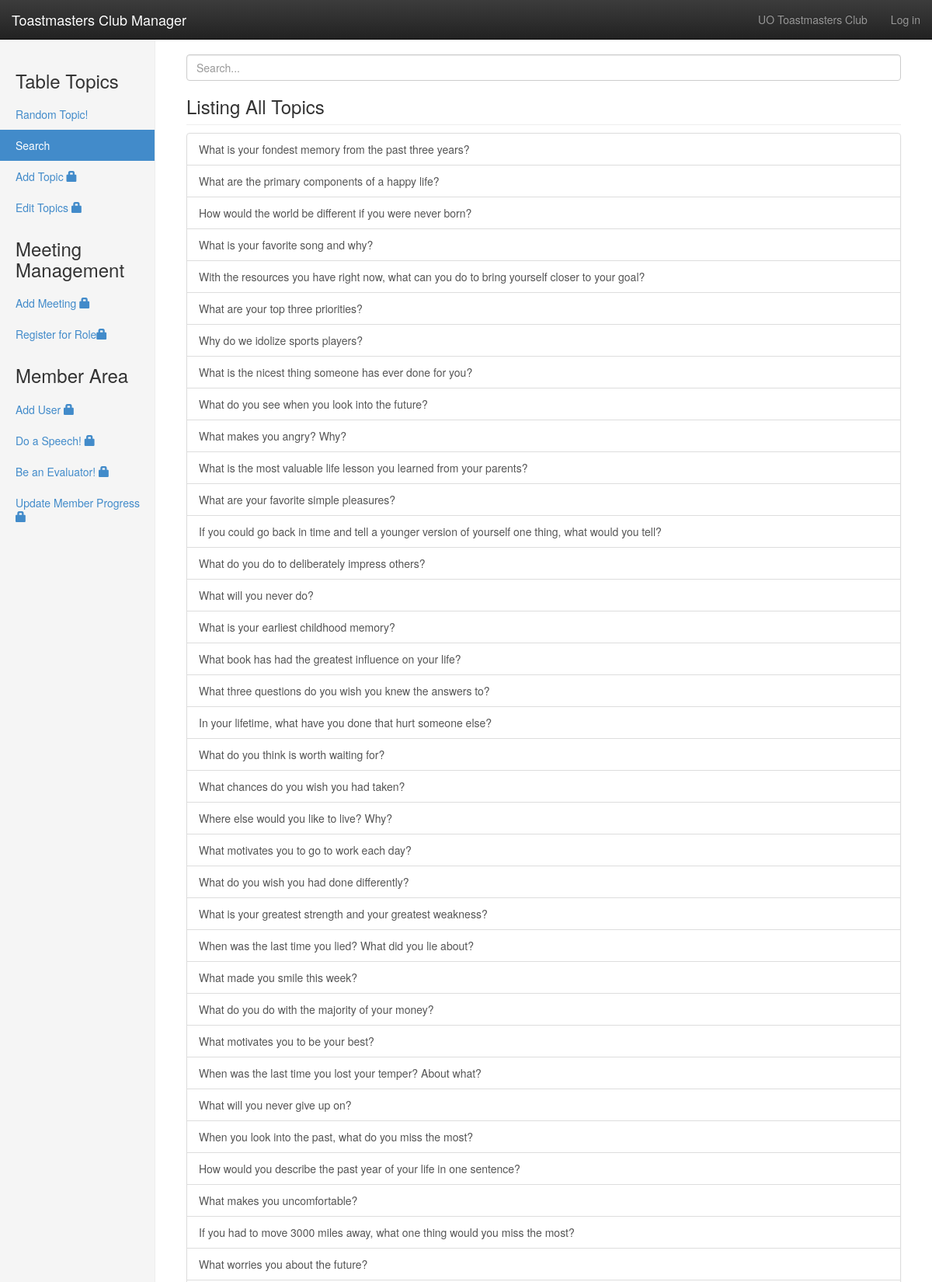
Screenshot of /?page=Search (upper part) with the database file from the repository.
### tables this page shows
CREATE TABLE `tt_title` (
  `Index` int(11) NOT NULL AUTO_INCREMENT,
  `Topic` text NOT NULL,
  `Added by` int(11) NOT NULL,
  PRIMARY KEY (`Index`),
  CONSTRAINT `ttmm` FOREIGN KEY (`Index`) REFERENCES `tt_members` (`Index`) ON DELETE NO ACTION ON UPDATE NO ACTION
);

### index.php (the view, shortened to what this page needs)
<head>
    <link href="./bootstrap-3.1.1-dist/css/bootstrap.css" rel="stylesheet">
    <link href="./bootstrap-3.1.1-dist/css/dashboard.css" rel="stylesheet">
    <link href="./bootstrap-3.1.1-dist/css/bootstrap-theme.css" rel="stylesheet">
</head>
<body>
<div class="navbar navbar-inverse navbar-fixed-top" role="navigation">
      <div class="container-fluid">
        <div class="navbar-header">
          <a class="navbar-brand" href="#">Toastmasters Club Manager</a>
        </div>
        <div class="navbar-collapse collapse">
          <ul class="nav navbar-nav navbar-right">
            <li><a href="#">UO Toastmasters Club</a></li>
            <li>
			<?php
				if(isset($_SESSION['Name'])){
					echo '<a href=".?page=LogOut">'.$_SESSION['Name'].' (Log out)</a>';
				}
				else{
					echo '<a href=".?page=Login&Next=Random">Log in</a>';
				}
			?>
			</li>
          </ul>
        </div>
      </div>
    </div>
	<?php
			if (isset($_GET["page"]))
			{
				$page=$_GET["page"];
			}
	?>
	<div class="container-fluid">
      <div class="row">
        <div class="col-sm-3 col-md-2 sidebar">
		  <div id="TMM">
		  <h3 id="tt">Table Topics</h3>
		  <div>
		  <ul class="nav nav-sidebar">
		    <?php
				if($page=='Random'){
					echo "<li class='active'>";
				}
				else{
					echo "<li>";
				}
			?>
            <a href="?page=Random">Random Topic!</a></li>
			<?php
				if($page=='Search'){
					echo "<li class='active'>";
				}
				else{
					echo "<li>";
				}
			?>
			<a href="?page=Search">Search</a></li>
            <?php
				if($page=='Add'){
					echo "<li class='active'>";
				}
				else{
					echo "<li>";
				}
			?>
			<a href="?page=Add">Add Topic
			<?php
				if(!isset($_SESSION['Name'])){
					echo '<span class="glyphicon glyphicon-lock"></span>';
				}
			?>
			</a></li>
            <?php
				if($page=='Edit'){
					echo "<li class='active'>";
				}
				else{
					echo "<li>";
				}
			?>
			<a href="?page=Edit&id=1">Edit Topics
			<?php
				if(!isset($_SESSION['Name'])){
					echo '<span class="glyphicon glyphicon-lock"></span>';
				}
			?>
			</a></li>
          </ul>
		  </div>
		  <h3 id="meeting">Meeting Management</h3>
		  <div>
			<ul class="nav nav-sidebar">
			<?php
				if($page=='AddMeeting'){
					echo "<li class='active'>";
				}
				else{
					echo "<li>";
				}
			?>
			<a href="?page=AddMeeting">Add Meeting
			<?php
				if(!isset($_SESSION['Name'])){
					echo '<span class="glyphicon glyphicon-lock"></span>';
				}
				else if(isset($_SESSION['Level'])){
					if($_SESSION['Level']<1){
						echo '<span class="glyphicon glyphicon-lock"></span>';
					}
				}
			?>
			</a></li>
			<?php
				if($page=='EditMeeting'){
					echo "<li class='active'>";
				}
				else{
					echo "<li>";
				}
			?>
			<a href="?page=EditMeeting">
			<?php
					echo 'Register for Role';
				if(!isset($_SESSION['Name'])){
					echo '<span class="glyphicon glyphicon-lock"></span>';
				}
			?>
			</a></li>
		  </ul>
		  </div>
		  <h3 id="meeting">Member Area</h3>
		  <div>
		  <ul class="nav nav-sidebar">
			<?php
				if($page=='AddUser'){
					echo "<li class='active'>";
				}
				else{
					echo "<li>";
				}
			?>
			<a href="?page=AddUser">Add User
			<?php
				if(!isset($_SESSION['Name'])){
					echo '<span class="glyphicon glyphicon-lock"></span>';
				}
				else if(isset($_SESSION['Level'])){
					if($_SESSION['Level']<1){
						echo '<span class="glyphicon glyphicon-lock"></span>';
					}
				}
			?>
			</a></li>
			<?php
				if($page=='Speech'){
					echo "<li class='active'>";
				}
				else{
					echo "<li>";
				}
			?>
			<a href="?page=Speech">Do a Speech!
			<?php
				if(!isset($_SESSION['Name'])){
					echo '<span class="glyphicon glyphicon-lock"></span>';
				}
			?>
			</a></li>
			<?php
				if($page=='Evaluator'){
					echo "<li class='active'>";
				}
				else{
					echo "<li>";
				}
			?>
			<a href="?page=Evaluator">Be an Evaluator!
			<?php
				if(!isset($_SESSION['Name'])){
					echo '<span class="glyphicon glyphicon-lock"></span>';
				}
			?>
			</a></li>
			<?php
				if(($page=='Progress')||($page=='ProgressLoaded')){
					echo "<li class='active'>";
				}
				else{
					echo "<li>";
				}
			?>
			<a href="?page=Progress">Update Member Progress
			<?php
				if(!isset($_SESSION['Name'])){
					echo '<span class="glyphicon glyphicon-lock"></span>';
				}
				else if(isset($_SESSION['Level'])){
					if($_SESSION['Level']<1){
						echo '<span class="glyphicon glyphicon-lock"></span>';
					}
				}
			?>
			</a></li>
		  </ul>
		  </div>
		  </div>
        </div>
        <div class="col-sm-9 col-sm-offset-3 col-md-10 col-md-offset-2 main">
        <?php
			include('connectionData.php');
			$con=mysqli_connect($server, $user, $pass, $dbname, $port);
			if($page=='Login'){
				if(isset($_GET["Wrong"])){
					echo '<div class="alert alert-danger alert-dismissable">';
					echo '<button type="button" class="close" data-dismiss="alert" aria-hidden="true">&times;</button>';
					echo '<strong>Warning!</strong> Wrong email address or password!';
					echo '</div>';
				}
				echo '<div class="container"><form class="form-signin" role="form" action="." method="post">';
				echo '<h2 class="form-signin-heading">Please sign in</h2>';
				echo '<input type="hidden" class="form-control" value="CheckLogin" name="page">';
				if(!isset($_GET["Wrong"])){
					echo '<input type="hidden" class="form-control" value="'.$_SERVER['QUERY_STRING'].'" name="Redirect">';
				}
				echo '<input type="email" class="form-control" placeholder="Email address" name="email" ';
				if(isset($_GET["Wrong"])){
					echo 'value='.$_GET["email"];
				}
				else{
					echo 'value="cwilson@cs.uoregon.edu" ';
				}
				echo 'required autofocus>';
				echo '<input type="password" class="form-control" placeholder="Password" name="password" ';
				echo ' value="Chirs" ';
				echo ' required>';
				echo '<label class="checkbox">';
				echo '<input type="checkbox" value="remember-me"> Remember me';
				echo '</label>';
				echo '<button class="btn btn-lg btn-primary btn-block" type="submit">Sign in</button>';
				echo '</form></div>';
			}
			else if($page=='Search'){
				$sql="SELECT DISTINCT`tt_title`.`Topic`,`tt_title`.`Index` FROM tt_title JOIN(SELECT `tt_title_to_key`.`Title` FROM tt_title_to_key,tt_key WHERE `tt_title_to_key`.`Key` =`tt_key`.`Index`";
				echo '<form  action="." method="get">';
				echo '<input id="searchBox" type="text" class="form-control" placeholder="Search..." name="q" >';
				echo '</form>';
				if (isset($_GET["q"]))
				{
					$q=$_GET["q"];
					echo '<h3 class="sub-header">Search Results for "'.$q.'"</h3>';
					$sql=$sql."AND `tt_key`.`Key` = '".$q."'";
				}
				else{
					echo '<h3 class="sub-header">Listing All Topics</h3>';
				}
				$sql=$sql.") AS Sel ON `Sel`.`Title` =`tt_title`.`Index`";
				$result =mysqli_query($con,$sql);
				echo '<div class="list-group">';
				while($row = mysqli_fetch_array($result))
				{
					echo '<a href="?page=Show&id='.$row['Index'].'" class="list-group-item" style:width="100%">'.$row['Topic'].'</a>';
				}
				echo '</div>';
			}
		  ?>
        </div>
      </div>
    </div>
	<link rel="stylesheet" href="http://code.jquery.com/ui/1.10.2/themes/smoothness/jquery-ui.css" />
</body>

### rows the page displays
tt_title: Topic "What is your fondest memory from the past three years?"
tt_title: Topic "What are the primary components of a happy life?"
tt_title: Topic "How would the world be different if you were never born?"
tt_title: Topic "What is your favorite song and why?"
tt_title: Topic "With the resources you have right now, what can you do to bring yourself closer to your goal?"
tt_title: Topic "What are your top three priorities?"
tt_title: Topic "Why do we idolize sports players?"
tt_title: Topic "What is the nicest thing someone has ever done for you?"
tt_title: Topic "What do you see when you look into the future?"
tt_title: Topic "What makes you angry? Why?"
tt_title: Topic "What is the most valuable life lesson you learned from your parents?"
tt_title: Topic "What are your favorite simple pleasures?"
tt_title: Topic "If you could go back in time and tell a younger version of yourself one thing, what would you tell?"
tt_title: Topic "What do you do to deliberately impress others?"
tt_title: Topic "What will you never do?"
tt_title: Topic "What is your earliest childhood memory?"
tt_title: Topic "What book has had the greatest influence on your life?"
tt_title: Topic "What three questions do you wish you knew the answers to?"
tt_title: Topic "In your lifetime, what have you done that hurt someone else?"
tt_title: Topic "What do you think is worth waiting for?"
tt_title: Topic "What chances do you wish you had taken?"
tt_title: Topic "Where else would you like to live? Why?"
tt_title: Topic "What motivates you to go to work each day?"
tt_title: Topic "What do you wish you had done differently?"
tt_title: Topic "What is your greatest strength and your greatest weakness?"
tt_title: Topic "When was the last time you lied? What did you lie about?"
tt_title: Topic "What made you smile this week?"
tt_title: Topic "What do you do with the majority of your money?"
tt_title: Topic "What motivates you to be your best?"
tt_title: Topic "When was the last time you lost your temper? About what?"
tt_title: Topic "What will you never give up on?"
tt_title: Topic "When you look into the past, what do you miss the most?"
tt_title: Topic "How would you describe the past year of your life in one sentence?"
tt_title: Topic "What makes you uncomfortable?"
tt_title: Topic "If you had to move 3000 miles away, what one thing would you miss the most?"
tt_title: Topic "What worries you about the future?"
